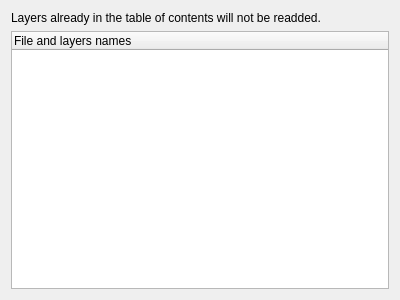
<?xml version="1.0" encoding="UTF-8"?>
<ui version="4.0">
 <class>WizardPage</class>
 <widget class="QWizardPage" name="WizardPage">
  <property name="geometry">
   <rect>
    <x>0</x>
    <y>0</y>
    <width>400</width>
    <height>300</height>
   </rect>
  </property>
  <property name="windowTitle">
   <string>WizardPage</string>
  </property>
  <property name="title">
   <string>Add layers</string>
  </property>
  <property name="subTitle">
   <string>Select what layers you would like to add to the current project automatically:</string>
  </property>
  <attribute name="pageId">
   <string notr="true">2</string>
  </attribute>
  <layout class="QVBoxLayout" name="verticalLayout">
   <item>
    <widget class="QLabel" name="label">
     <property name="text">
      <string>Layers already in the table of contents will not be readded.</string>
     </property>
    </widget>
   </item>
   <item>
    <widget class="QTreeWidget" name="tree_layers">
     <property name="columnCount">
      <number>1</number>
     </property>
     <column>
      <property name="text">
       <string>File and layers names</string>
      </property>
     </column>
    </widget>
   </item>
  </layout>
 </widget>
 <resources/>
 <connections/>
</ui>
